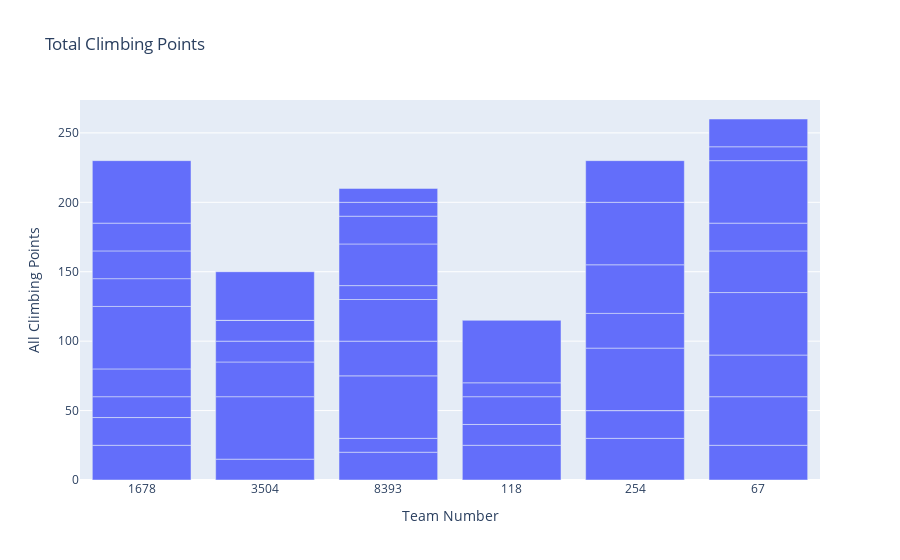
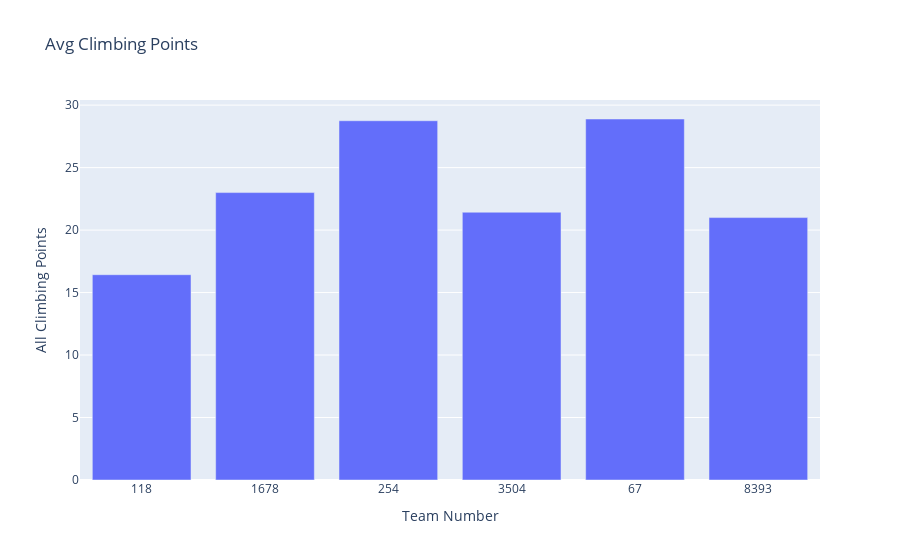

Notebook code cell kept with these figures, in order:
### Code cell
teams = get_Teams_in_Match()

match_data = scouted_data.loc[scouted_data["Team Number"].isin(teams)].reset_index()
match_data["Auto Climbing Status"] = match_data["Auto Climbing Status"].fillna(False)
if match_data["Auto Climbing Status"].dtype == 'object':
    match_data["Auto Climbing Status"] = match_data["Auto Climbing Status"].astype(str).str.lower().isin(['true', '1', 'yes'])
match_data["Auto Climb Points"] = match_data["Auto Climbing Status"].apply(lambda x: 15 if x else 0)

def convert_endgame_to_teleop(level):
    if pd.isna(level):
        return 0
    level_str = str(level).upper().strip()
    if level_str == "L1":
        return 10
    elif level_str == "L2":
        return 20
    elif level_str == "L3":
        return 30
    else:
        return 0

match_data["Endgame Teleop Points"] = match_data["Endgame Climbing Level"].apply(convert_endgame_to_teleop)

match_data["All Climbing Points"] = match_data["Auto Climb Points"] + match_data["Endgame Teleop Points"]
print(match_data)

# fix this (dividing but one more than the number of matches a team is in)
avg_match_data = match_data.groupby("Team Number").mean(numeric_only = True).reset_index()
print(avg_match_data)
fig = px.bar(match_data, x = "Team Number", y = "All Climbing Points", title = "Total Climbing Points")
fig.show()

fig = px.bar(avg_match_data, x = "Team Number", y = "All Climbing Points", title = "Avg Climbing Points")
fig.show()

### Figure 1 — Plotly figure (JSON) as saved in the notebook; plotly's stock layout.template omitted (floating-point values rounded to 4 significant figures)
{"data": [{"hovertemplate": "Team Number=%{x}<br>All Climbing Points=%{y}<extra></extra>", "legendgroup": "", "marker": {"color": "#636efa", "pattern": {"shape": ""}}, "name": "", "orientation": "v", "showlegend": false, "textposition": "auto", "type": "bar", "x": ["1678", "3504", "8393", "118", "254", "67", "8393", "67", "118", "1678", "3504", "67", "3504", "8393", "254", "1678", "67", "1678", "254", "8393", "254", "1678", "8393", "3504", "1678", "118", "254", "8393", "67", "8393", "118", "3504", "67", "1678", "1678", "8393", "254", "67", "118", "8393", "67", "1678", "118", "254", "3504", "3504", "254", "67", "1678", "8393", "118"], "xaxis": "x", "y": [25, 15, 20, 25, 30, 25, 10, 35, 15, 20, 45, 30, 25, 45, 20, 0, 45, 15, 0, 25, 45, 20, 30, 15, 45, 0, 25, 10, 30, 30, 0, 15, 20, 20, 20, 20, 35, 45, 20, 10, 10, 20, 10, 45, 0, 35, 30, 20, 45, 10, 45], "yaxis": "y"}], "layout": {"barmode": "relative", "legend": {"tracegroupgap": 0}, "title": {"text": "Total Climbing Points"}, "xaxis": {"anchor": "y", "domain": [0, 1], "title": {"text": "Team Number"}}, "yaxis": {"anchor": "x", "domain": [0, 1], "title": {"text": "All Climbing Points"}}}}

### Figure 2 — Plotly figure (JSON) as saved in the notebook; plotly's stock layout.template omitted (floating-point values rounded to 4 significant figures)
{"data": [{"hovertemplate": "Team Number=%{x}<br>All Climbing Points=%{y}<extra></extra>", "legendgroup": "", "marker": {"color": "#636efa", "pattern": {"shape": ""}}, "name": "", "orientation": "v", "showlegend": false, "textposition": "auto", "type": "bar", "x": ["118", "1678", "254", "3504", "67", "8393"], "xaxis": "x", "y": [16.43, 23.0, 28.75, 21.43, 28.89, 21.0], "yaxis": "y"}], "layout": {"barmode": "relative", "legend": {"tracegroupgap": 0}, "title": {"text": "Avg Climbing Points"}, "xaxis": {"anchor": "y", "domain": [0, 1], "title": {"text": "Team Number"}}, "yaxis": {"anchor": "x", "domain": [0, 1], "title": {"text": "All Climbing Points"}}}}
